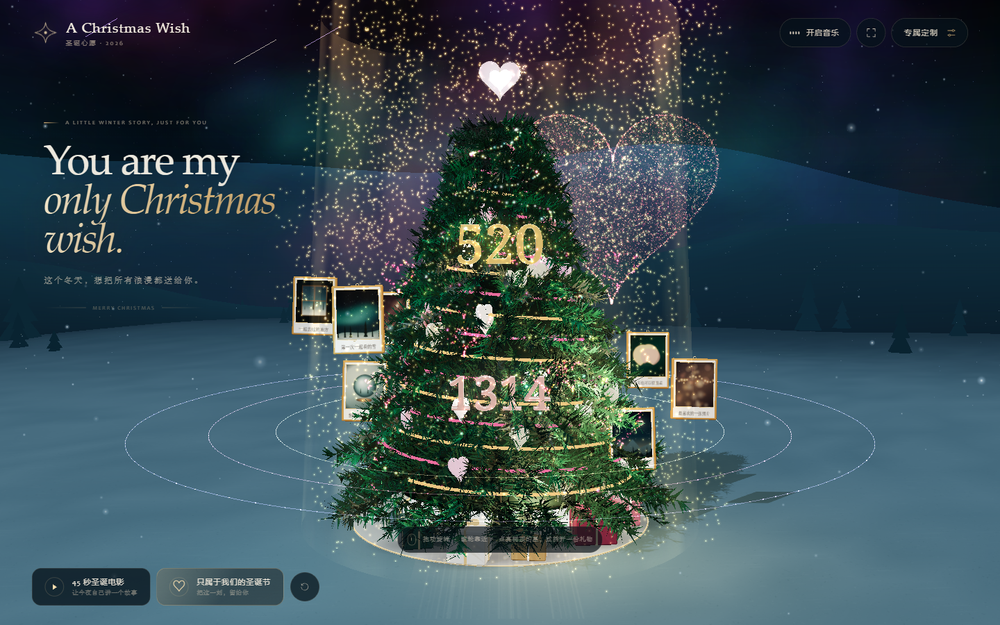
#> input picture docs/F3/f2-integration-screenshots/01-overall.png, 1000 x 625 px, shrunk from 1440 x 900 before the run, found by its file name
$ python wp3-compare.py
#> lines starting #> are read from the running program, lines starting #| are printed output that depends on the picture
from PIL import Image, ImageDraw, ImageFont
from pathlib import Path
root=Path('.')
a=Image.open(root/'docs/F3/f2-integration-screenshots/01-overall.png').convert('RGB')
#> a is the input picture: PIL image 1000x625 RGB; mean R, G, B 56.4, 75.7, 83.1
b=Image.open(root/'docs/F3/wp3/01-6-default.png').convert('RGB')
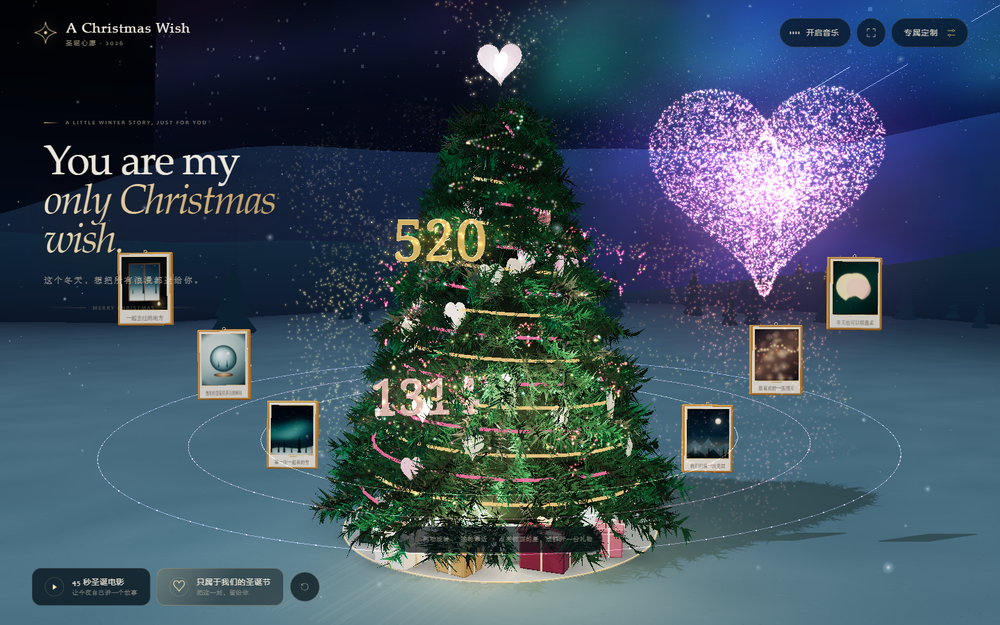
#> input picture docs/F3/wp3/01-6-default.png, 1000 x 625 px, shrunk from 1440 x 900 before the run, found by its file name
#> b is the input picture: PIL image 1000x625 RGB; mean R, G, B 61.5, 78.5, 94.1
w,h=a.size; head=50
#> after `w, h = a.size`: w = 1000; h = 625
out=Image.new('RGB',(w*2,h+head),'#071018'); out.paste(a,(0,head)); out.paste(b,(w,head))
#> after `out = Image.new('RGB', (w * 2, h + head), '#071018')`:
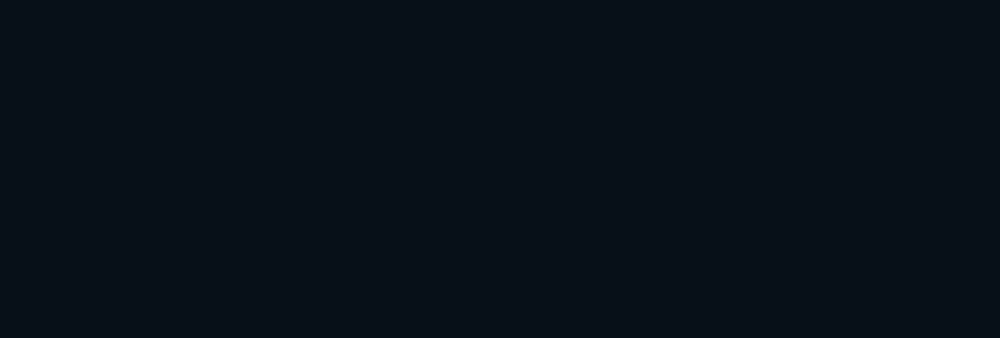
#> out: PIL image 2000x675 RGB (shown at 1/2 size); mean R, G, B 7, 16, 24
#> after `out.paste(a, (0, head))`:
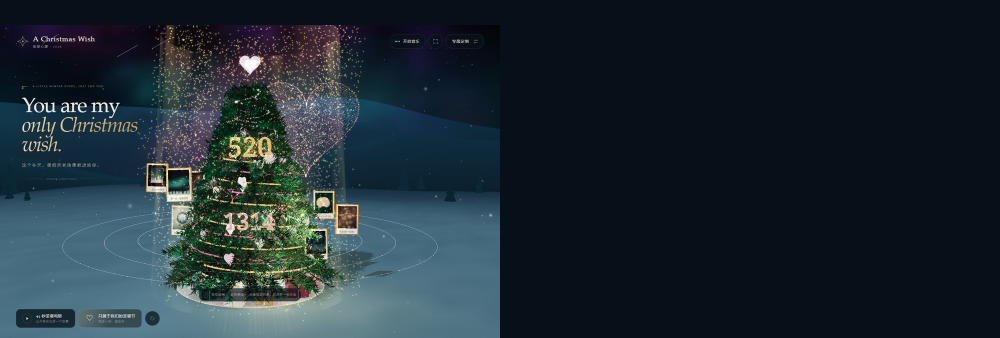
#> out: PIL image 2000x675 RGB (shown at 1/2 size); mean R, G, B 29.9, 43.6, 51.4
#> after `out.paste(b, (w, head))`:
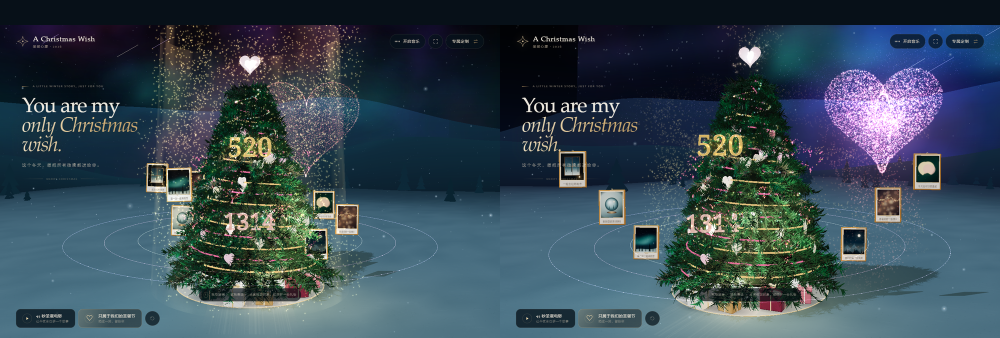
#> out: PIL image 2000x675 RGB (shown at 1/2 size); mean R, G, B 55.1, 72.6, 83.8
d=ImageDraw.Draw(out); font=ImageFont.truetype(r'C:\Windows\Fonts\segoeui.ttf',20)
d.text((16,14),'BEFORE · F3 photo layout',fill='#c9d5d2',font=font); d.text((w+16,14),'AFTER · 3 per side, grows to 24',fill='#ffd58a',font=font); d.line([(w,0),(w,h+head)],fill='#5b4630',width=2)
out.save(root/'docs/F3/wp3/compare-photos.png',optimize=True); print('ok')
#> after `out.save(root / 'docs/F3/wp3/compare-photos.png', optimize=True)`:
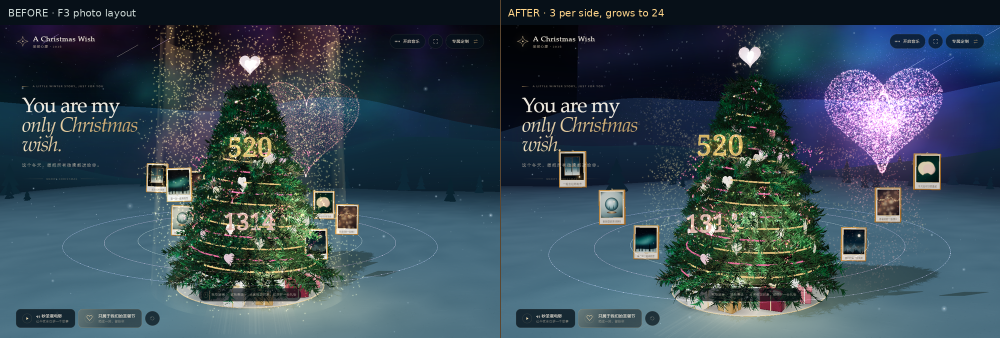
#> saved as compare-photos.png: PIL image 2000x675 RGB (shown at 1/2 size); mean R, G, B 55.6, 72.9, 84
#| ok
